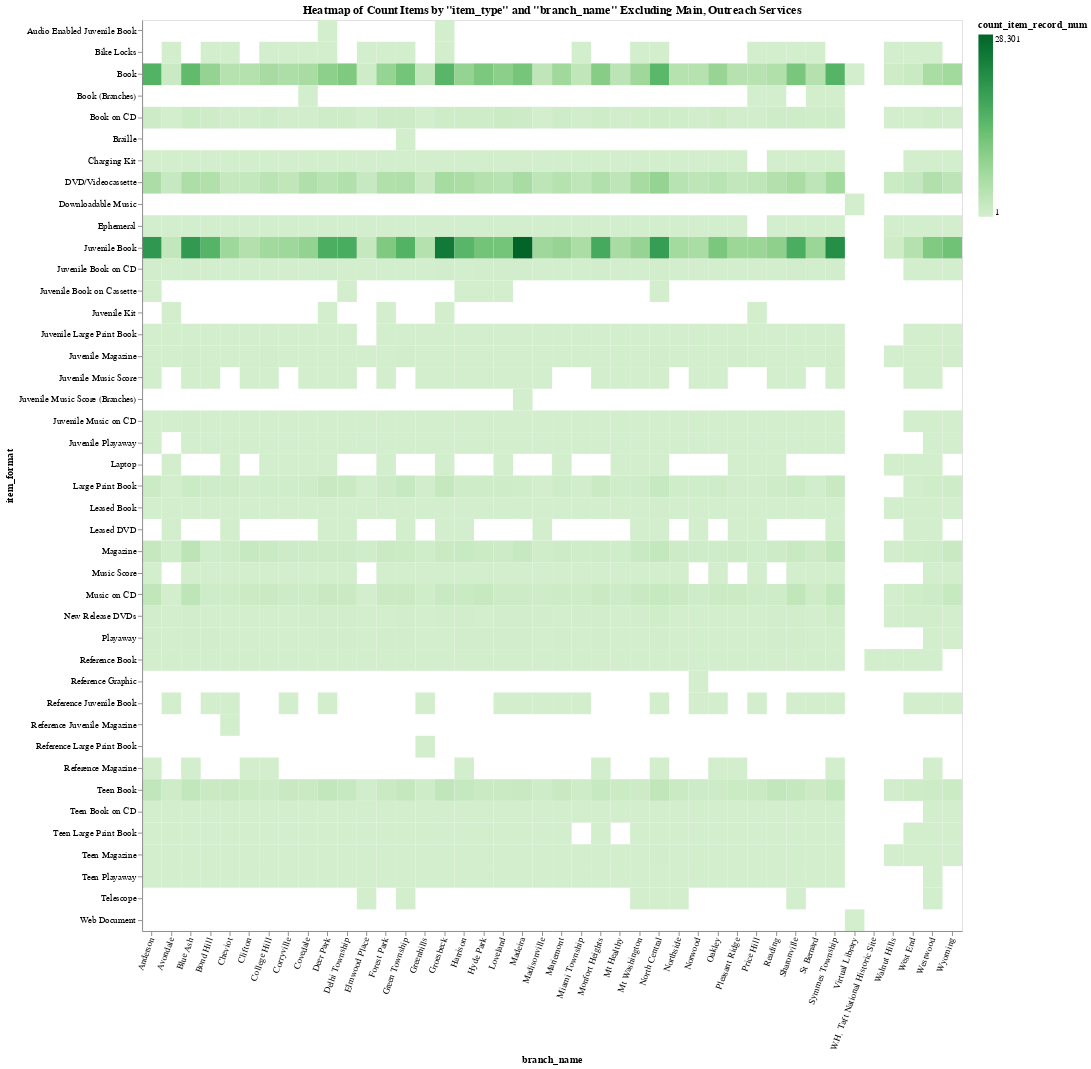

The notebook cell saved with this chart:
### Markdown cell above
#### Heatmap of Count Items by "item_type" and "branch_name" Excluding Main, Outreach Services ...

### Code cell
#@title
alt.Chart(df[~df['branch_name'].isin(['Main Library', 'Outreach Services' ])]).mark_rect().encode(
    # 
    x=alt.X(
        'branch_name:O',
        axis=alt.Axis(labelAngle=-70)
    ),
    y='item_format:O',
    color=alt.Color(
        'count_item_record_num:Q', 
        scale=alt.Scale(scheme='greens')
    ),
    tooltip=['branch_name', 'item_format', 'count_item_record_num']
).properties(
    title="Heatmap of Count Items by \"item_type\" and \"branch_name\" Excluding Main, Outreach Services",
    width=900,
    height=1000
)

### Figure 1 — Vega-Lite specification as saved in the notebook (floating-point values rounded to 4 significant figures; data arrays with more than 128 entries replaced by an {"elided": "..."} marker saying what was removed)
{"config": {"view": {"continuousWidth": 400, "continuousHeight": 300}}, "data": {"name": "data-34b9b27307257a19f9c19a496fcc1b84"}, "mark": "rect", "encoding": {"color": {"field": "count_item_record_num", "scale": {"scheme": "greens"}, "type": "quantitative"}, "tooltip": [{"field": "branch_name", "type": "nominal"}, {"field": "item_format", "type": "nominal"}, {"field": "count_item_record_num", "type": "quantitative"}], "x": {"axis": {"labelAngle": -70}, "field": "branch_name", "type": "ordinal"}, "y": {"field": "item_format", "type": "ordinal"}}, "height": 1000, "title": "Heatmap of Count Items by \"item_type\" and \"branch_name\" Excluding Main, Outreach Services", "width": 900, "$schema": "https://vega.github.io/schema/vega-lite/v4.17.0.json", "datasets": {"data-34b9b27307257a19f9c19a496fcc1b84": {"elided": "1080 records"}}}
